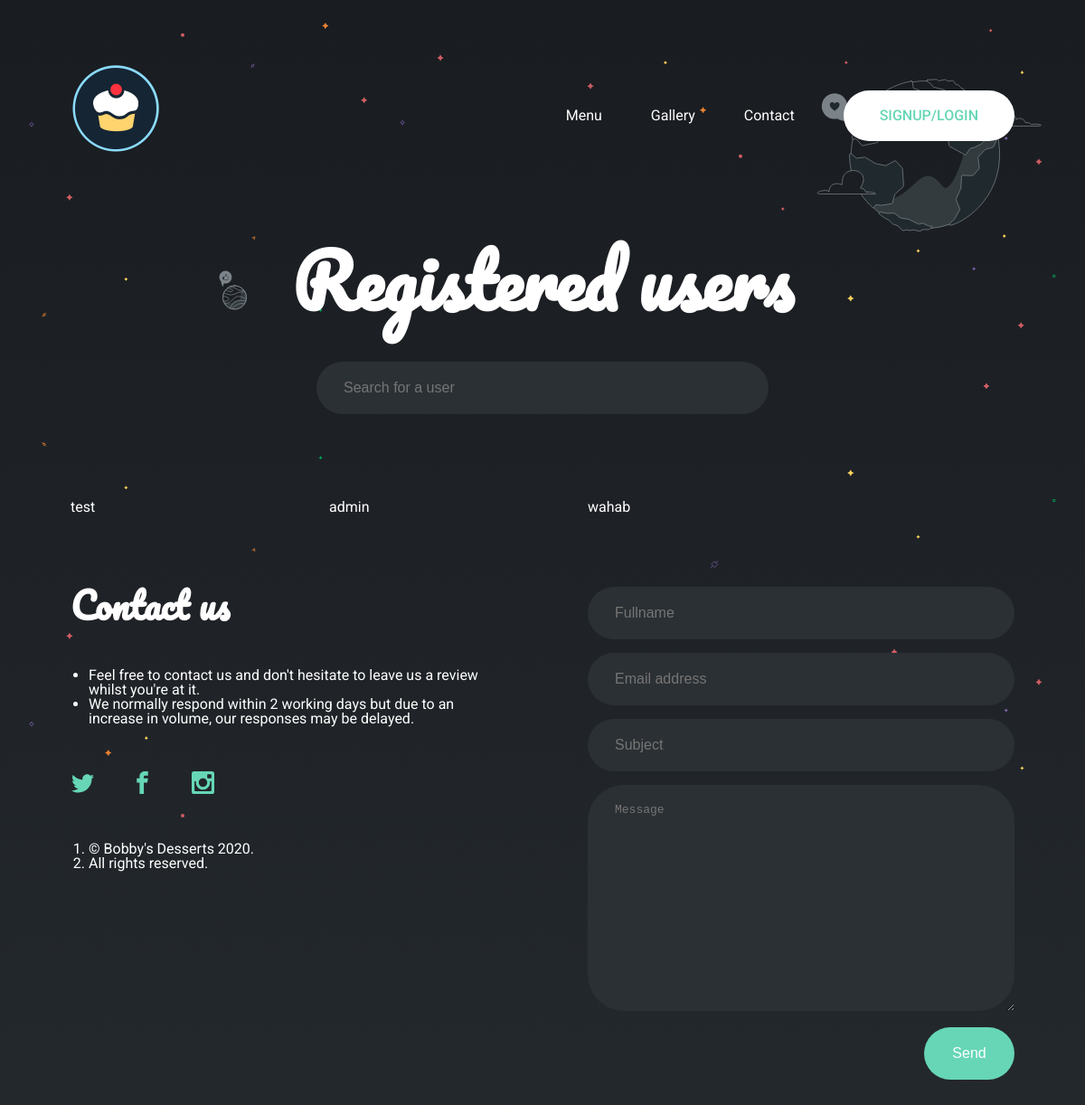
The page /users.php on the database its author committed.
### tables this page shows
CREATE TABLE `users` (
  `user_id` int(11) NOT NULL,
  `username` tinytext NOT NULL,
  `email_address` tinytext NOT NULL,
  `password` longtext NOT NULL,
  `user_level` int(1) NOT NULL DEFAULT '0'
);

### users.php (the view, shortened to what this page needs)
<?php require 'includes/dbh.inc.php'; ?>
<!DOCTYPE html>
<html lang="en">
<head>
    <link rel="stylesheet" href="assets/css/main.css">
</head>
<body>
    <header>
        <div class="container">
            <?php require "header.php"?>
            <div class="hero">
                <h1 class="title">Registered users</h1>
            </div>
            <input type="text" id="searchbar" name="searchbar" placeholder="Search for a user">
        </div>
    </header>
    <section id="menu">
        <div class="container">
            <div class="users-grid grid">
                <?php
                    $sql = "SELECT * FROM users";
                    $records = mysqli_query($conn, $sql);
                ?>
                <?php
                    while ($row = mysqli_fetch_array($records)) {
                        echo "<div class='user-item item'>
                            <div class='user-name'>".$row['username']."</div>
                        </div>";
                    }
                ?>
            </div>
        </div>
    </section>
    <?php require "footer.php"?>
</body>
</html>

### assets/css/main.css (style rules this page uses)
* { box-sizing: border-box; margin: 0; padding: 0; border: 0; outline: 0; font-size: 100%; vertical-align: baseline; background: transparent; }
*:before, *:after { box-sizing: inherit; }
body { color: white; font-weight: 400; font-family: 'Roboto', sans-serif; background-color: #24292e; background-image: url('../img/bg.svg'), linear-gradient(#191c20, #24292e 100%); background-size: contain; background-position: top; background-attachment: fixed; background-repeat: no-repeat; -webkit-font-smoothing: antialiased; -webkit-text-size-adjust: 100%; line-height: 1; }
.container { width: 87%; max-width: 1100px; margin: 0 auto; }
section, header, footer { margin: 70px 0; }
.grid { display: grid; grid-template-columns: 1fr 1fr; grid-column-gap: 100px; grid-row-gap: 50px; margin-top: 80px; }
input, textarea { background: #2B3034; margin-bottom: 15px; border-radius: 999px; padding: 20px 30px; font-weight: 300; width: 100%; color: white; }
h1 { margin: 0; font-family: 'Pacifico', cursive; font-size: 80px; color: white; text-align: center; }
header { text-align: center; width: 100%; }
.hero { z-index: -1; position: relative; padding-top: 200px; text-align: center; max-width: 700px; margin: 0 auto; }
#searchbar { margin-top: 50px; background: #2B3034; border-radius: 999px; padding: 20px 30px; font-weight: 300; width: 500px; }
.users-grid { grid-template-columns: 1fr 1fr 1fr 1fr; }

### rows shown on the page
users: username "test"
users: username "admin"
users: username "wahab"
